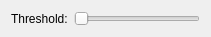
<?xml version="1.0" encoding="UTF-8"?>
<ui version="4.0">
 <class>Threshold</class>
 <widget class="QDialog" name="Threshold">
  <property name="geometry">
   <rect>
    <x>0</x>
    <y>0</y>
    <width>211</width>
    <height>37</height>
   </rect>
  </property>
  <property name="windowTitle">
   <string>Dialog</string>
  </property>
  <layout class="QHBoxLayout" name="horizontalLayout_2">
   <item>
    <layout class="QHBoxLayout" name="horizontalLayout">
     <item>
      <widget class="QLabel" name="thresh">
       <property name="text">
        <string>Threshold:</string>
       </property>
      </widget>
     </item>
     <item>
      <widget class="QSlider" name="threshSlider">
       <property name="orientation">
        <enum>Qt::Horizontal</enum>
       </property>
      </widget>
     </item>
    </layout>
   </item>
  </layout>
 </widget>
 <resources/>
 <connections/>
</ui>
